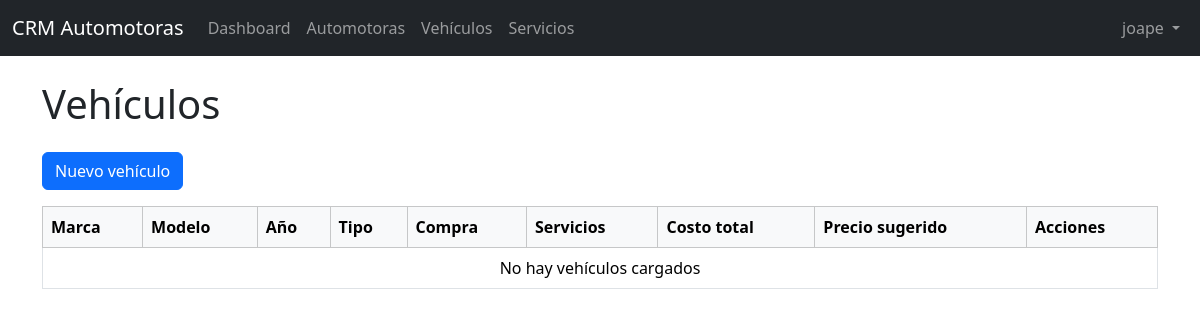
The app's page /dealers/vehicles/ (signed in), older data.
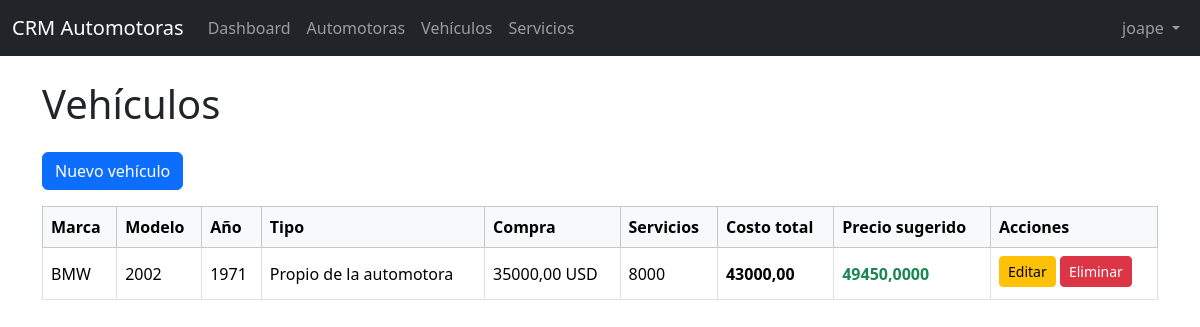
The same page, newer data.
### dealers/models.py (models this page shows, shortened)
class Vehicle(BaseModel):
    class Currency(models.TextChoices):
        UYU = "UYU", "Pesos Uruguayos"
        USD = "USD", "Dólares"
    class Ownership(models.TextChoices):
        DEALER = "DEALER", "Propio de la automotora"
        CONSIGNMENT = "CONSIGNMENT", "En consignación"
    dealer = models.ForeignKey(
        Dealer,
        on_delete=models.CASCADE,
        related_name="vehicles"
    )
    brand = models.CharField(max_length=100)
    model = models.CharField(max_length=100)
    year = models.PositiveIntegerField()
    ownership_type = models.CharField(
        max_length=20,
        choices=Ownership.choices,
        default=Ownership.DEALER
    )
    purchase_price = models.DecimalField(
        max_digits=12,
        decimal_places=2,
        help_text="Precio de compra o valor base del vehículo"
    )
    currency = models.CharField(
        max_length=3,
        choices=Currency.choices,
        default=Currency.USD
    )
    is_active = models.BooleanField(default=True)
    class Meta:
        verbose_name = "Vehicle"
        verbose_name_plural = "Vehicles"
        ordering = ["-created_at"]
    def total_services_cost(self) -> Decimal:
        total = self.services.filter(
            payer=VehicleService.Payer.DEALER,
            is_active=True
        ).aggregate(
            total=Sum("amount")
        )["total"]
        return total or Decimal("0.00")
    def total_cost(self) -> Decimal:
        return (self.purchase_price or Decimal("0.00")) + self.total_services_cost()
    def suggested_sale_price(self) -> Decimal:
        margin = self.dealer.default_margin_percentage or Decimal("0.00")
        factor = Decimal("1") + (margin / Decimal("100"))
        return self.total_cost() * factor

class Dealer(BaseModel):
    name = models.CharField(max_length=255)
    rut = models.CharField(max_length=20, unique=True)
    phone = models.CharField(max_length=30)
    whatsapp = models.CharField(max_length=30)
    email = models.EmailField()
    default_margin_percentage = models.DecimalField(
        max_digits=5,
        decimal_places=2,
        help_text="Margen de ganancia por defecto (%)"
    )
    is_active = models.BooleanField(default=True)
    class Meta:
        verbose_name = "Dealer"
        verbose_name_plural = "Dealers"
    def __str__(self) -> str:
        return self.name

### dealers/views.py (the view)
# urls.py: path("vehicles/", VehicleListView.as_view(), name="vehicle_list"),
class VehicleListView(LoginRequiredMixin, ListView):
    model = Vehicle
    template_name = "dealers/vehicle_list.html"
    context_object_name = "vehicles"
    def get_queryset(self):
        user = cast("User", self.request.user)
        return Vehicle.objects.filter(dealer=user.dealer)

### dealers/templates/dealers/vehicle_list.html (shortened to what this page needs)
{% extends "base.html" %}
{% block content %}
<h1 class="mb-4">Vehículos</h1>
<a href="{% url 'dealers:vehicle_create' %}" class="btn btn-primary mb-3">
    Nuevo vehículo
</a>
<table class="table table-bordered table-hover align-middle">
    <thead class="table-light">
        <tr>
            <th>Marca</th>
            <th>Modelo</th>
            <th>Año</th>
            <th>Tipo</th>
            <th>Compra</th>
            <th>Servicios</th>
            <th>Costo total</th>
            <th>Precio sugerido</th>
            <th>Acciones</th>
        </tr>
    </thead>
    <tbody>
        {% for v in vehicles %}
        <tr>
            <td>{{ v.brand }}</td>
            <td>{{ v.model }}</td>
            <td>{{ v.year }}</td>
            <td>{{ v.get_ownership_type_display }}</td>
            <td>
                {{ v.purchase_price }} {{ v.currency }}
            </td>
            <td>
                {{ v.total_services_cost }}
            </td>
            <td>
                <strong>
                    {{ v.total_cost }}
                </strong>
            </td>
            <td class="text-success fw-bold">
                {{ v.suggested_sale_price }}
            </td>
            <td>
                <a href="{% url 'dealers:vehicle_update' v.id %}"
                   class="btn btn-sm btn-warning mb-1">
                    Editar
                </a>
                <a href="{% url 'dealers:vehicle_delete' v.id %}"
                   class="btn btn-sm btn-danger mb-1">
                    Eliminar
                </a>
            </td>
        </tr>
        {% empty %}
        <tr>
            <td colspan="9" class="text-center">
                No hay vehículos cargados
            </td>
        </tr>
        {% endfor %}
    </tbody>
</table>
{% endblock %}

Row changes from the older to the newer data that the page shows:
added Vehicle: brand "BMW", model "2002", year "1971", ownership_type "Propio de la automotora", purchase_price "35000,00", currency "USD", total_services_cost "8000", total_cost "43000,00", suggested_sale_price "49450,0000"
Text that changed along with them:
text no longer shown: "No hay vehículos cargados"
